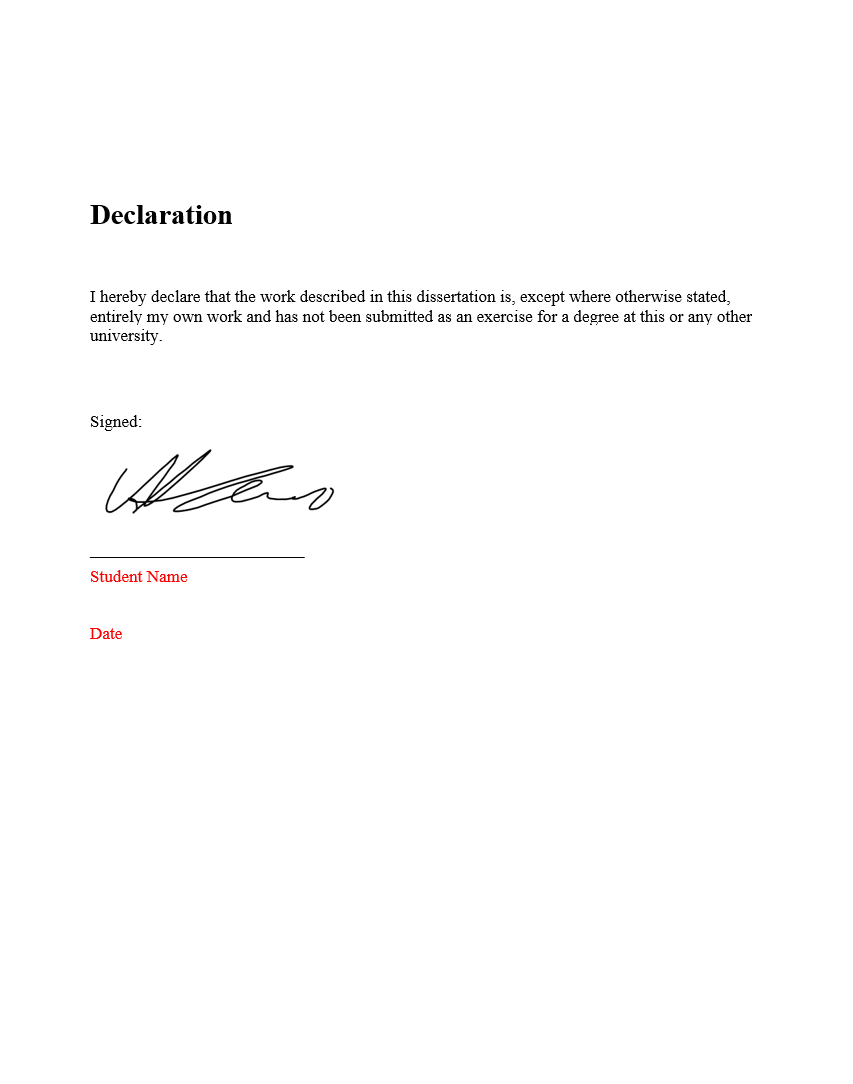
#> input picture Python/pics/doc2.png, 853 x 1084 px
$ python signtatureDetection.py
#> lines starting #> are read from the running program, lines starting #| are printed output that depends on the picture; after the words box and inside, x2 and y2 are one past the last pixel; in counts of white or black regions, pixels touching at a corner belong together
'''
Signature Detection Program
Aran, Vlad and Catriona

This is a program that has three features:
1. Extract signature from document
2. Extract signature using camera
3. Remove signature from document

The program uses OpenCV and Scikit-image libraries to extract the signature from the document.
It also uses various techniques to enhance the signature and remove the background noise.

1. Extract signature from document
This feature extracts the signature from the document.
morphology.remove_small_objects() function is used to remove the small objects from the image, ensuring imperfections are removed.
A threshold is applied to the image. The user has an option to crop out the largest signature from the document.
When the user selects yes to crop out the signature, the largest signature is cropped out and displayed.
This is done by using findContours and cropping a rectangle around the largest contour.
If the user selects no, the signatures are displayed in the original document with the text removed.

2. Extract signature using camera
This feature extracts the signature a document using the camera.
The user is asked to place the document in front of the camera and when the user hits the space bar, a snapshot is taken.
The adaptiveThreshold is applied to the snapshot and the background noise is removed using morphology.remove_small_objects() function from the skimage library.
findContours is used to find the countours in the snapshot and the largest contour is cropped out and displayed.

3. Remove signature from document
This feature removes the signature from the document. A threshold is applied to the image and
the background noise is removed using morphology.remove_small_objects() function from the skimage library.
bitwise_xor() and bitwise_not() functions are used to remove the signature from the document.
'''


from tkinter.messagebox import YES
import cv2
import matplotlib.pyplot as plt
from skimage import measure, morphology
from skimage.measure import regionprops
import numpy as np

# constant paramters that are used throughout the program
constant_parameter_1 = 84
constant_parameter_2 = 250
constant_parameter_3 = 100
constant_parameter_4 = 18

# readDocument() function reads in the document and returns the image
def readDocument():
    img = cv2.imread('pics/doc2.png', 0)
    img = cv2.resize(img, dsize = (600, 800))
    displayImage(img)
    return img

# displayImage() function displays the image
def displayImage(img):
    cv2.imshow("Image", img)
    cv2.waitKey(0)
    cv2.destroyAllWindows()

# extractBlobs() function extracts the blobs from the image
# skimage.measure.label() function is used to label the blobs
def extractBlobs(img):
    blobs = img > img.mean()
    blobs_labels = measure.label(blobs, background=1)
    return blobs_labels

# averageRegionSize() function calculates the average region size of the blobs in the image
def averageRegionSize(blobs_labels):
    blobs_area = 0
    counter = 0
    average = 0.0

    for blobs in regionprops(blobs_labels):
        if (blobs.area > 10):
            blobs_area = blobs_area + blobs.area
            counter = counter + 1

    average = (blobs_area/counter)
    return average

# extractSignatureDocument() function extracts the signature from the document
def extractSignatureDocument():

    img = readDocument()
    # apply threshold
    thres_image = cv2.threshold(img, 127, 255, cv2.THRESH_BINARY)[1]

    # extract small objects from the image
    blobs_labels = extractBlobs(thres_image)
    average = averageRegionSize(blobs_labels)

    # calculate outliar size
    small_outliar = ((average/constant_parameter_1)*constant_parameter_2)+constant_parameter_3
    big_outliar = small_outliar*constant_parameter_4

    # remove small objects from the image
    morph_image = morphology.remove_small_objects(blobs_labels, small_outliar)

    # set background to white
    component_sizes = np.bincount(morph_image.ravel())
    too_small = component_sizes > (big_outliar)
    too_small_mask = too_small[morph_image]
    morph_image[too_small_mask] = 0

    plt.imsave('pics/morph_image.png', morph_image)

    img = cv2.imread('pics/morph_image.png', 0)
    img = cv2.threshold(img, 0, 255, cv2.THRESH_BINARY_INV | cv2.THRESH_OTSU)[1]

    # resize image to fit the screen
    img = cv2.resize(img, dsize = (600, 800))

    selection2=str(input("Would you like to crop out the signature? Yes/No ")).upper()

    if selection2 == "YES":
        cropping_image = img
        inverse_mask = cv2.bitwise_not(img)

        # find contours
        contours,_ = cv2.findContours(inverse_mask, mode=cv2.RETR_EXTERNAL, method=cv2.CHAIN_APPROX_NONE)

        # find the largest contour
        cont = max(contours, key = cv2.contourArea)
        x,y,w,h = cv2.boundingRect(cont)

        # crop out the largest contour
        cv2.rectangle(inverse_mask,(x,y),(x+w,y+h),(0,255,0),2)
        cropped_signature = cropping_image[y:y+h,x:x+w]

        displayImage(cropped_signature)

        main()


    elif selection2 == "NO":
        displayImage(img)
        main()


# [104 lines left out: functions extractSignatureCamera, removeSignatureDocument, not called in this run]


def main():

    # display menu
    print("Selection Menu:")
    print("     1. Extract signature from document")
    print("     2. Extract signature using camera")
    print("     3. Remove signature from document")
    print("     4. Exit")

    # get user input
    selection=int(input("Enter choice:"))
#> the answer given: 1
    if selection == 1:
        extractSignatureDocument()
#> in readDocument, `img = cv2.resize(img, dsize = (600, 800))`:
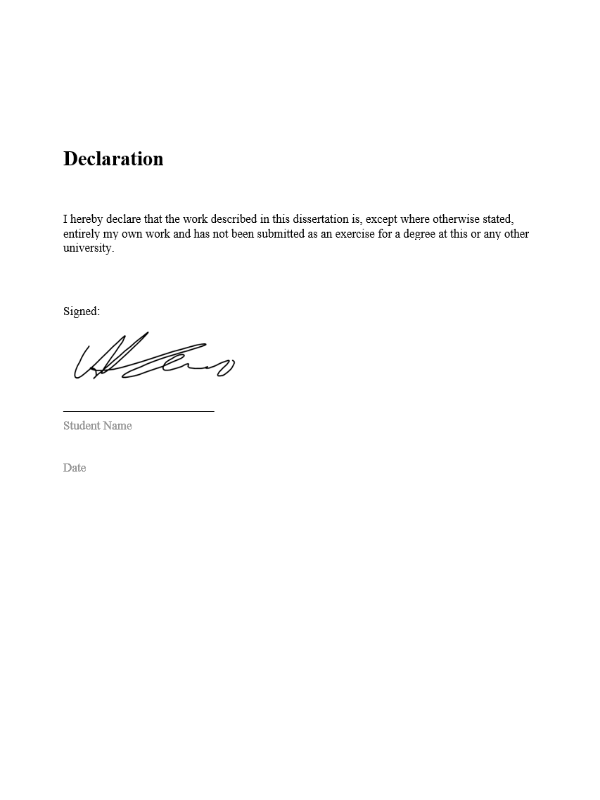
#> img: shape (800, 600); min 0, max 255, mean 252.9
#> in extractSignatureDocument, `thres_image = cv2.threshold(img, 127, 255, cv2.THRESH_BINARY)[1]`:
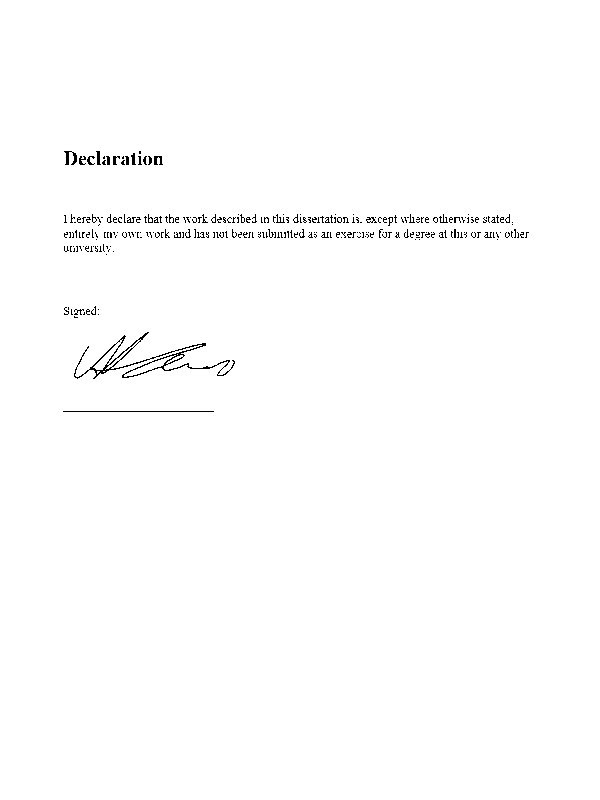
#> thres_image: shape (800, 600); 99.2% white; black in thin lines or dots, all inside (x1, y1, x2, y2) = (63, 151, 529, 412)
#> in extractBlobs, `blobs_labels = measure.label(blobs, background=1)`:
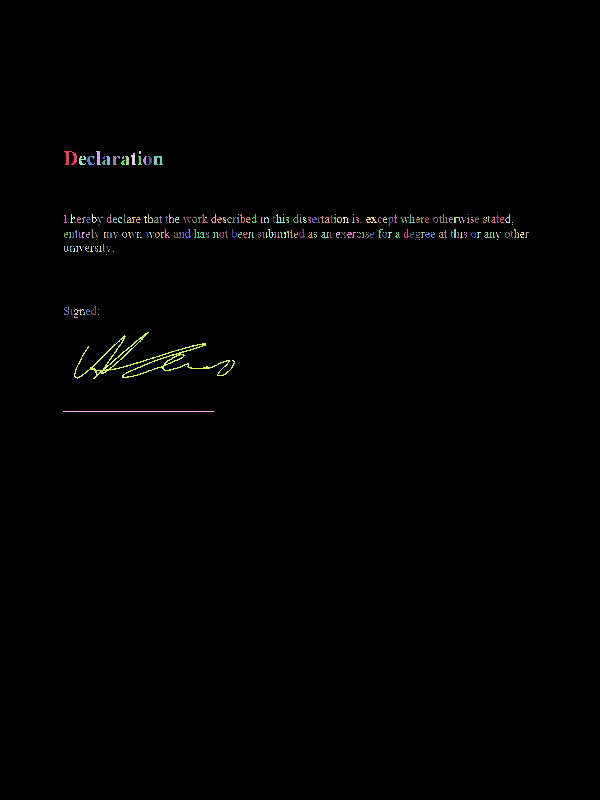
#> blobs_labels: shape (800, 600) int32; 264 distinct labels, from 0 to 263; one colour per label, 0 black
#> the loop in averageRegionSize, `for blobs in regionprops(blobs_labels):` made 263 passes
#> blobs_area on passes 1, 2, 4, 5, 6, 8, 9, 11, 12, 13, 14, 15: 89, 133, 170, 207, 242, 269, 304, 331, 352, 373, 396, 449
#> after the loop in averageRegionSize, `for blobs in regionprops(blobs_labels):`: blobs_area = 2953; counter = 109
#> in averageRegionSize, `average = (blobs_area/counter)`: average = 27.09
#> in extractSignatureDocument, `small_outliar = ((average/constant_parameter_1)*constant_parameter_2)+..`: small_outliar = 180.6
#> in extractSignatureDocument, `big_outliar = small_outliar*constant_parameter_4`: big_outliar = 3251.3
#> in extractSignatureDocument, `morph_image = morphology.remove_small_objects(blobs_labels, small_outl..`:
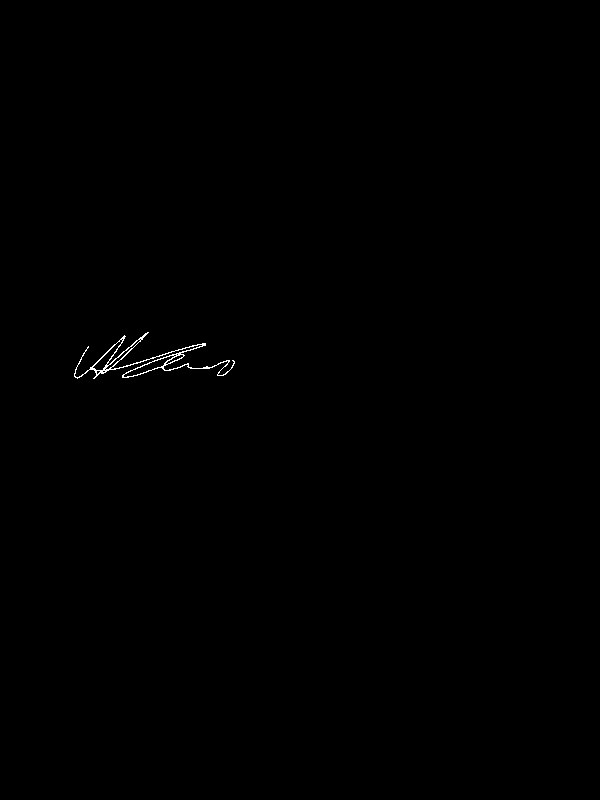
#> morph_image: shape (800, 600) int32; values 0 (black) and 262 (white), 0.18% white in thin lines or dots, all inside (x1, y1, x2, y2) = (74, 332, 235, 379)
#> in extractSignatureDocument, `component_sizes = np.bincount(morph_image.ravel())`: component_sizes = 263 values, max 479118 at index 0, min 0 at index 1, mean 1825.1
#> in extractSignatureDocument, `plt.imsave('pics/morph_image.png', morph_image)`:
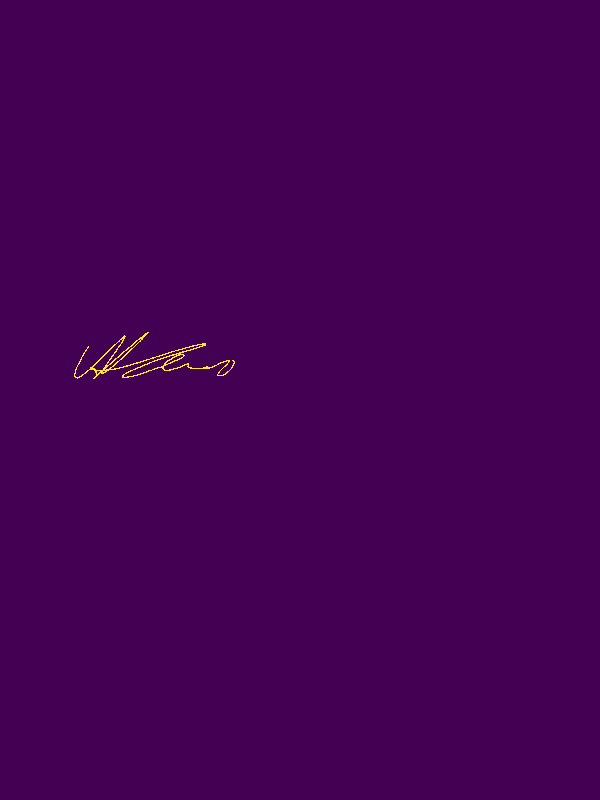
#> saved as morph_image.png: shape (800, 600, 3); mean R, G, B 68.3, 1.4, 83.9
#> the answer given: out.png
    elif selection == 2:
        extractSignatureCamera()
    elif selection == 3:
        removeSignatureDocument()
    elif selection == 4:
        exit
    else:
        print("Invalid input. Please try again.")
        main()

if __name__ == "__main__":
    main()
